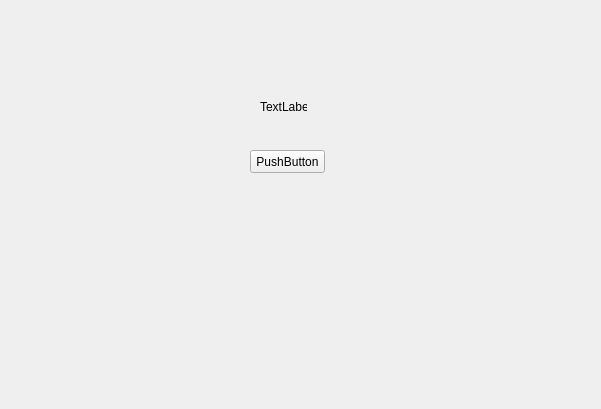
<?xml version="1.0" encoding="UTF-8"?>
<ui version="4.0">
 <class>MainWindow</class>
 <widget class="QMainWindow" name="MainWindow">
  <property name="geometry">
   <rect>
    <x>0</x>
    <y>0</y>
    <width>601</width>
    <height>409</height>
   </rect>
  </property>
  <property name="windowTitle">
   <string>MainWindow</string>
  </property>
  <widget class="QWidget" name="centralWidget">
   <widget class="QLabel" name="label">
    <property name="geometry">
     <rect>
      <x>260</x>
      <y>100</y>
      <width>47</width>
      <height>13</height>
     </rect>
    </property>
    <property name="text">
     <string>TextLabel</string>
    </property>
   </widget>
   <widget class="QPushButton" name="pushButton">
    <property name="geometry">
     <rect>
      <x>250</x>
      <y>150</y>
      <width>75</width>
      <height>23</height>
     </rect>
    </property>
    <property name="text">
     <string>PushButton</string>
    </property>
   </widget>
  </widget>
 </widget>
 <layoutdefault spacing="6" margin="11"/>
 <resources/>
 <connections/>
</ui>
